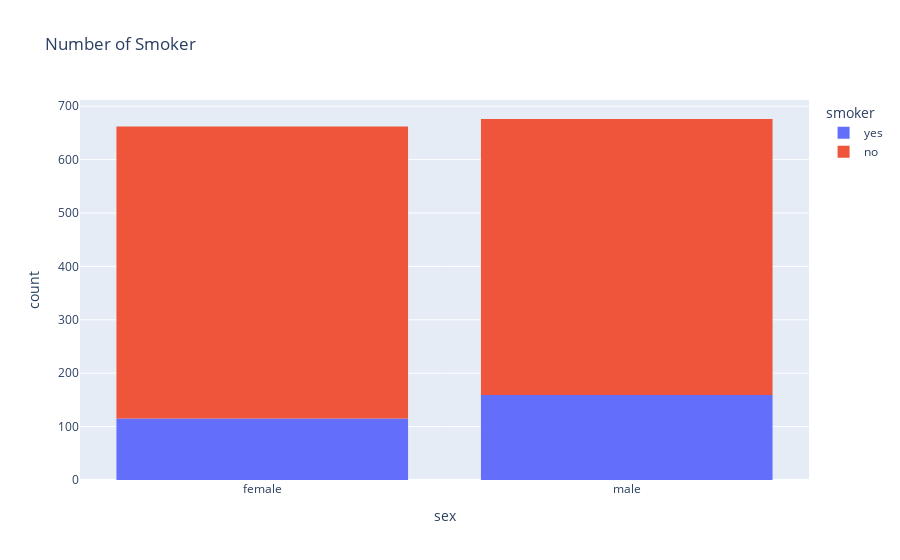

Notebook code cell kept with this figure:
### Code cell
figure=px.histogram(df,x='sex',color='smoker',title='Number of Smoker')
figure.show()

### Figure 1 — Plotly figure (JSON) as saved in the notebook; plotly's stock layout.template omitted (floating-point values rounded to 4 significant figures; data arrays with more than 128 entries replaced by an {"elided": "..."} marker saying what was removed)
{"data": [{"alignmentgroup": "True", "bingroup": "x", "hovertemplate": "smoker=yes<br>sex=%{x}<br>count=%{y}<extra></extra>", "legendgroup": "yes", "marker": {"color": "#636efa", "pattern": {"shape": ""}}, "name": "yes", "offsetgroup": "yes", "orientation": "v", "showlegend": true, "type": "histogram", "x": {"elided": "274 str values"}, "xaxis": "x", "yaxis": "y"}, {"alignmentgroup": "True", "bingroup": "x", "hovertemplate": "smoker=no<br>sex=%{x}<br>count=%{y}<extra></extra>", "legendgroup": "no", "marker": {"color": "#EF553B", "pattern": {"shape": ""}}, "name": "no", "offsetgroup": "no", "orientation": "v", "showlegend": true, "type": "histogram", "x": {"elided": "1064 str values"}, "xaxis": "x", "yaxis": "y"}], "layout": {"barmode": "relative", "legend": {"title": {"text": "smoker"}, "tracegroupgap": 0}, "title": {"text": "Number of Smoker"}, "xaxis": {"anchor": "y", "domain": [0, 1], "title": {"text": "sex"}}, "yaxis": {"anchor": "x", "domain": [0, 1], "title": {"text": "count"}}}}
